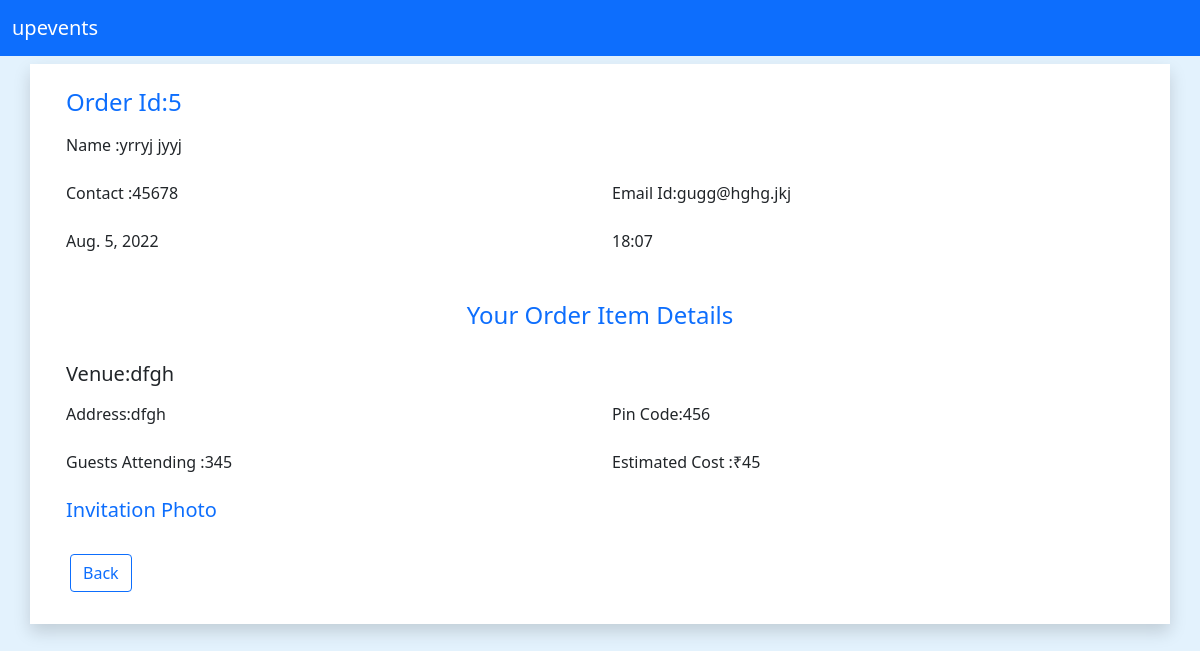
The page /organiser/userorderinfo/5 (signed in) on the database its author committed.
### user/models.py (models this page shows, shortened)
class Order(models.Model):
    order_id=models.AutoField(primary_key=True)
    user_name=models.CharField(max_length=30)
    name=models.CharField(max_length=70)
    mbl_no=models.CharField(max_length=70)
    email=models.CharField(max_length=70)
    date=models.DateField()
    time=models.CharField(max_length=70)
    est_people=models.IntegerField()
    venue=models.CharField(max_length=70)
    venue_address=models.CharField(max_length=300)
    venue_pin=models.CharField(max_length=70)
    est_cost=models.IntegerField()
    invite_image=models.URLField()
    order_items=models.TextField(default='')

### organiser/views.py (the view)
# urls.py: path('userorderinfo/<int:order_id>',views.userorderinfo,name='userorderinfo'),
def userorderinfo(request,order_id):
    order_details=Order.objects.filter(order_id=order_id)
    for i in order_details:
        order_item_list=json.loads(i.order_items)
    package_object=[]# list contain ordered package details
    for i in order_item_list:
        package_object.append(Package.objects.filter(package_id=i))
    return render(request,'organiser/userorderinfo.html',{'order_details':order_details,'order_item_list': package_object})

### organiser/templates/organiser/userorderinfo.html (shortened to what this page needs)
<!doctype html>
<html lang="en">
<head>
    <link href="https://cdn.jsdelivr.net/npm/bootstrap@5.0.2/dist/css/bootstrap.min.css" rel="stylesheet"
>
</head>
<body style="background-color:#E3F2FD ;">
    <nav class="navbar navbar-expand-lg navbar-dark bg-primary ">
        <div class="container-fluid">
          <a class="navbar-brand" href="/user">upevents</a>
        </div>
    </nav>
    {% if user.is_authenticated %}
    {% for i in order_details %}
    <div class="container shadow m-2 p-3 mx-auto bg-white">
        <div class="row m-2"><h4 class="text-primary">Order Id:{{i.order_id}}</h4></div>
        <div class="row m-2"><p>Name :{{i.name}}</p></div>
        <div class="row m-2">
            <div class="col"><p>Contact :{{i.mbl_no}}</p></div>
            <div class="col"><p>Email Id:{{i.email}}</p></div>
        </div>
        <div class="row m-2">
            <div class="col"><p>{{i.date}}</p></div>
            <div class="col"><p>{{i.time}}</p></div>
        </div>
        <div class="row m-4 text-center">
            <div class="col mt-2 text-primary"><h4>Your Order Item Details</h4></div>
        </div>
        <div class="row m-2 mt-4">
            <div class="col"><h5>Venue:{{i.venue}}</h5></div>
        </div>
        <div class="row m-2 ">
            <div class="col"><p>Address:{{i.venue_address}}</p></div>
            <div class="col"><p>Pin Code:{{i.venue_pin}}</p></div>
        </div>
        <div class="row m-2">
            <div class="col"><p>Guests Attending :{{i.est_people}} </p></div>
            <div class="col"><p>Estimated Cost :₹{{i.est_cost}} </p> </div>
        </div>
        <div class="row m-2">
            <h5 class="text-primary">Invitation Photo</h5>
        </div>
        <div class="row justify-content-left">
            <a href="/organiser" class="m-3"> <button class="btn btn-outline-primary mx-2" type="button">Back </button></a>
        </div>
    </div>
    {% endfor %}
    {% else %}
<h3 class="text-center my-4">Please Log in</h3>
<div class="container my-4 text-center">
<a href="/login" class="btn btn-outline-primary mx-2 " type="button">Login</a>
</div>
{%endif%}
</body>
</html>

### rows shown on the page
Order: order_id "5", name "yrryj jyyj", mbl_no "45678", email "gugg@hghg.jkj", date "Aug. 5, 2022", time "18:07", venue "dfgh", venue_address "dfgh", venue_pin "456", est_people "345", est_cost "45"
